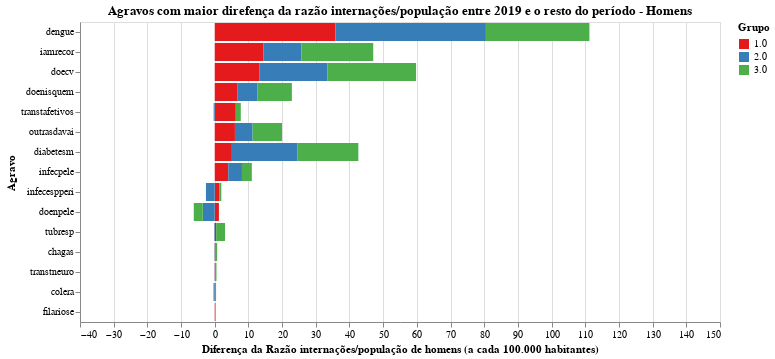

The code cell stored with this chart in its notebook:
### Code cell
chart = plot_grafico_dif(df_19, df_r,
                         'taxa_nova_homem', 
                         "Agravos com maior direfença da razão internações/população entre 2019 e o resto do período - Homens",
                        "Diferença da Razão internações/população de homens (a cada 100.000 habitantes)")

#chart.save('tx_bruta_t.svg')
chart

### Figure 1 — Vega-Lite specification as saved in the notebook (floating-point values rounded to 4 significant figures)
{"config": {"view": {"continuousWidth": 400, "continuousHeight": 300}, "range": {"category": {"scheme": "set1"}}}, "data": {"name": "data-1ca683f0fa581be193e92d2e776fb312"}, "mark": "bar", "encoding": {"color": {"type": "nominal", "field": "grupo", "title": "Grupo"}, "order": {"type": "nominal", "field": "grupo", "sort": "ascending"}, "tooltip": {"type": "quantitative", "field": "taxa"}, "x": {"type": "quantitative", "field": "taxa", "scale": {"domain": [-40, 150]}, "title": "Diferença da Razão internações/população de homens (a cada 100.000 habitantes)"}, "y": {"type": "nominal", "field": "agravo", "sort": null, "title": "Agravo"}}, "title": "Agravos com maior direfença da razão internações/população entre 2019 e o resto do período - Homens", "width": 640, "$schema": "https://vega.github.io/schema/vega-lite/v4.8.1.json", "datasets": {"data-1ca683f0fa581be193e92d2e776fb312": [{"agravo": "dengue", "grupo": "1.0", "taxa": 35.82}, {"agravo": "dengue", "grupo": "2.0", "taxa": 44.68}, {"agravo": "dengue", "grupo": "3.0", "taxa": 30.73}, {"agravo": "iamrecor", "grupo": "1.0", "taxa": 14.41}, {"agravo": "iamrecor", "grupo": "2.0", "taxa": 11.31}, {"agravo": "iamrecor", "grupo": "3.0", "taxa": 21.34}, {"agravo": "doecv", "grupo": "1.0", "taxa": 13.21}, {"agravo": "doecv", "grupo": "2.0", "taxa": 20.27}, {"agravo": "doecv", "grupo": "3.0", "taxa": 26.29}, {"agravo": "doenisquem", "grupo": "1.0", "taxa": 6.673}, {"agravo": "doenisquem", "grupo": "2.0", "taxa": 6.036}, {"agravo": "doenisquem", "grupo": "3.0", "taxa": 10.19}, {"agravo": "transtafetivos", "grupo": "1.0", "taxa": 6.252}, {"agravo": "transtafetivos", "grupo": "2.0", "taxa": -0.3177}, {"agravo": "transtafetivos", "grupo": "3.0", "taxa": 1.481}, {"agravo": "outrasdavai", "grupo": "1.0", "taxa": 5.994}, {"agravo": "outrasdavai", "grupo": "2.0", "taxa": 5.248}, {"agravo": "outrasdavai", "grupo": "3.0", "taxa": 8.728}, {"agravo": "diabetesm", "grupo": "1.0", "taxa": 5.089}, {"agravo": "diabetesm", "grupo": "2.0", "taxa": 19.51}, {"agravo": "diabetesm", "grupo": "3.0", "taxa": 18.04}, {"agravo": "infecpele", "grupo": "1.0", "taxa": 4.02}, {"agravo": "infecpele", "grupo": "2.0", "taxa": 4.062}, {"agravo": "infecpele", "grupo": "3.0", "taxa": 2.931}, {"agravo": "infecespperi", "grupo": "1.0", "taxa": 1.439}, {"agravo": "infecespperi", "grupo": "2.0", "taxa": -2.615}, {"agravo": "infecespperi", "grupo": "3.0", "taxa": 0.5137}, {"agravo": "doenpele", "grupo": "1.0", "taxa": 1.236}, {"agravo": "doenpele", "grupo": "2.0", "taxa": -3.557}, {"agravo": "doenpele", "grupo": "3.0", "taxa": -2.669}, {"agravo": "tubresp", "grupo": "1.0", "taxa": 0.4165}, {"agravo": "tubresp", "grupo": "2.0", "taxa": -0.1512}, {"agravo": "tubresp", "grupo": "3.0", "taxa": 2.632}, {"agravo": "chagas", "grupo": "1.0", "taxa": 0.2623}, {"agravo": "chagas", "grupo": "2.0", "taxa": -0.08756}, {"agravo": "chagas", "grupo": "3.0", "taxa": 0.4558}, {"agravo": "transtneuro", "grupo": "1.0", "taxa": 0.2585}, {"agravo": "transtneuro", "grupo": "2.0", "taxa": -0.06782}, {"agravo": "transtneuro", "grupo": "3.0", "taxa": 0.2503}, {"agravo": "colera", "grupo": "1.0", "taxa": 0.2483}, {"agravo": "colera", "grupo": "2.0", "taxa": -0.3585}, {"agravo": "colera", "grupo": "3.0", "taxa": 0.1453}, {"agravo": "filariose", "grupo": "1.0", "taxa": 0.2037}, {"agravo": "filariose", "grupo": "2.0", "taxa": -0.01042}, {"agravo": "filariose", "grupo": "3.0", "taxa": 0.0}]}}
